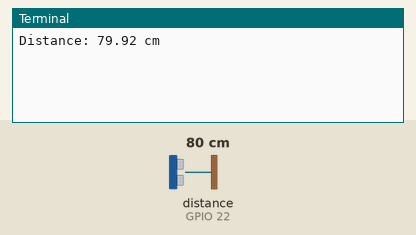
Bench run of a program on a simulated Raspberry Pi (BCM pin numbers). Parts: the last lines printed to the terminal. The test bench sets the inputs (shaded band); at power-on: distance to the obstacle (sensor on GPIO 22) 80 cm. The echo pulse lasts 58.3 µs per cm; the clock reads 2024-03-15 10:24:30 at power-on unless the program sets it.

Above: at 1.2 s.
1.3 s: distance to the obstacle (sensor on GPIO 22) set to 2 cm
At 1.3 s:
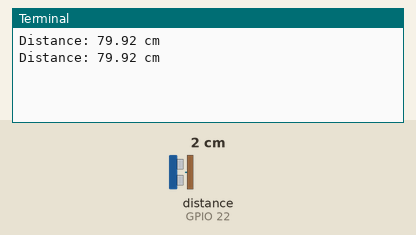
2.8 s: distance to the obstacle (sensor on GPIO 22) set to 4 cm
At 4.3 s:
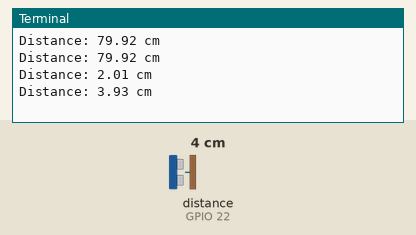
Timing chart, 0 to 5.8 s (numbered marks = the images above; inputs shaded):
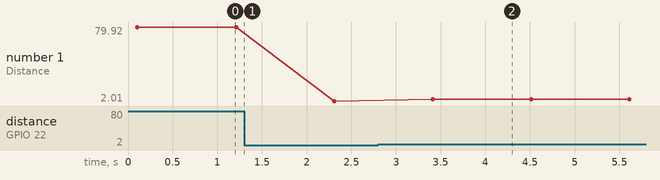

The program:

ultra_veri.py
```python
import RPi.GPIO as GPIO
import time

# Define GPIO pins
TRIG = 27  # Trigger pin (T/27)
ECHO = 22  # Echo pin (E/22)

# Setup GPIO mode
GPIO.setmode(GPIO.BCM)
GPIO.setup(TRIG, GPIO.OUT)
GPIO.setup(ECHO, GPIO.IN)

def get_distance():
    """Measures distance using the ultrasonic sensor."""
    GPIO.output(TRIG, False)
    time.sleep(0.1)  # Let sensor settle

    # Send 10µs pulse to trigger
    GPIO.output(TRIG, True)
    time.sleep(0.00001)  # 10 microseconds
    GPIO.output(TRIG, False)

    # Wait for echo to start
    start_time = time.time()
    while GPIO.input(ECHO) == 0:
        start_time = time.time()

    # Wait for echo to end
    stop_time = time.time()
    while GPIO.input(ECHO) == 1:
        stop_time = time.time()

    # Calculate pulse duration
    pulse_duration = stop_time - start_time

    # Convert to distance (speed of sound = 34300 cm/s)
    distance = (pulse_duration * 34300) / 2

    return round(distance, 2)

try:
    while True:
        dist = get_distance()
        print(f"Distance: {dist} cm")
        time.sleep(1)

except KeyboardInterrupt:
    print("\nMeasurement stopped by user.")

finally:
    GPIO.cleanup()  # Clean up GPIO
```

Measured:
- after the input at 2.8 s, the terminal: prints a new line after 0.61 s (image 2)
- plotted number 1: 79.92 → 2.01 after the input at 1.3 s, 2.01 → 3.93 after the input at 2.8 s
